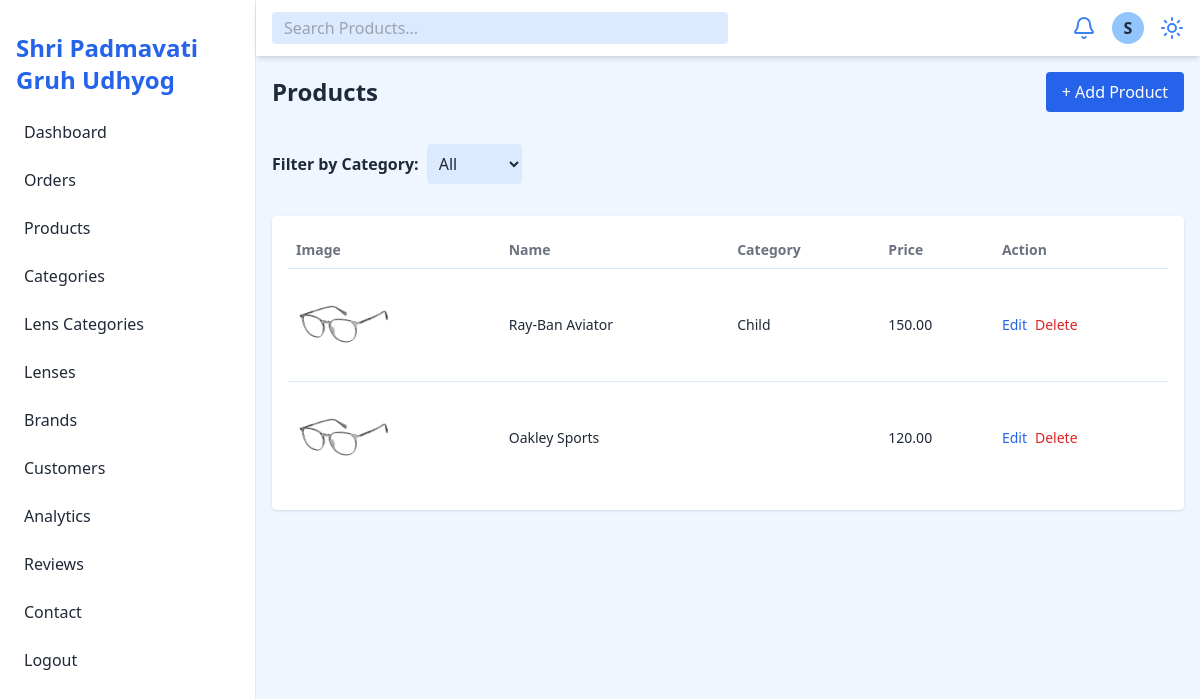
Page /admin/product.php (signed in) on the committed database.
### tables this page shows
CREATE TABLE `frames` (
  `frame_id` int(11) NOT NULL,
  `brand_id` int(11) DEFAULT NULL,
  `gender` enum('men','women','child') NOT NULL,
  `description` text DEFAULT NULL,
  `name` varchar(255) NOT NULL,
  `material` varchar(255) NOT NULL,
  `shape` varchar(100) NOT NULL,
  `price` decimal(10,2) NOT NULL,
  `tag` varchar(100) DEFAULT NULL
);

### admin/product.php (the view, shortened to what this page needs)
<!DOCTYPE html>
<html lang="en">
<head>
  <?php include 'include/header.php'; ?>
</head>
<body class="bg-blue-50 text-gray-800 dark:bg-gray-900 dark:text-gray-100">
  <div class="flex h-screen overflow-hidden">
    <?php include 'include/navbar.php'; ?>
    <div class="flex-1 flex flex-col">
      <header class="flex justify-between items-center bg-white dark:bg-gray-800 px-4 py-3 shadow-md">
        <input type="text" id="searchInput" placeholder="Search Products..." class="px-3 py-1 rounded bg-blue-100 dark:bg-gray-700 w-1/2">
        <div class="flex items-center space-x-4">
          <button class="text-blue-500 dark:text-blue-300"><i data-lucide="bell"></i></button>
          <div class="w-8 h-8 bg-blue-300 dark:bg-gray-600 rounded-full flex items-center justify-center font-bold">S</div>
          <button id="theme-toggle" class="text-blue-500 dark:text-blue-300" title="Toggle Theme">
            <i data-lucide="sun"></i>
          </button>
        </div>
      </header>
      <main class="p-4 overflow-auto grid grid-cols-1 gap-4">
        <div class="flex justify-between items-center mb-4 ">
          <h2 class="text-2xl font-semibold">Products</h2>
          <button id="addProductBtn" class="bg-blue-600 text-white px-4 py-2 rounded hover:bg-blue-700">+ Add Product</button>
        </div>
        <div class="mb-4 flex items-center gap-2">
          <label for="filterCategory" class="font-semibold">Filter by Category:</label>
          <select id="filterCategory" class="p-2 rounded bg-blue-100 dark:bg-gray-700">
            <option value="">All</option>
          </select>
        </div>
        <div id="productTable" class="bg-white dark:bg-gray-800 p-4 rounded shadow overflow-x-auto">
          <div class="overflow-x-auto">
            <table class="w-full text-left text-sm">
              <thead>
                <tr class="text-gray-500 dark:text-gray-300">
                  <th class="p-2">Image</th>
                  <th class="p-2">Name</th>
                  <th class="p-2">Category</th>
                  <th class="p-2">Price</th>
                  <th class="p-2">Action</th>
                </tr>
              </thead>
              <tbody>
                <?php
                $sql = "SELECT f.frame_id, f.name, f.description, f.price, f.material, f.shape, f.gender, f.tag, f.brand_id, fc.name AS category, fi.image_url
                        FROM frames f
                        LEFT JOIN frame_category_map fcm ON f.frame_id = fcm.frame_id
                        LEFT JOIN frame_category fc ON fcm.category_id = fc.category_id
                        LEFT JOIN frame_images fi ON f.frame_id = fi.frame_id
                        GROUP BY f.frame_id";
                $result = $conn->query($sql);
                while ($product = $result->fetch_assoc()) {
                  echo '<tr class="border-t border-blue-100 dark:border-gray-700 product-row" data-id="' . $product['frame_id'] . '">';
                  echo '<td class="p-2"><img src="' . ($product['image_url'] ? $product['image_url'] : '../img/sample-snack.jpg') . '" class="w-24 h-auto rounded" alt="Product"></td>';
                  echo '<td class="p-2 product-name">' . htmlspecialchars($product['name']) . '</td>';
                  echo '<td class="p-2 product-category">' . htmlspecialchars($product['category']) . '</td>';
                  echo '<td class="p-2 product-price">' . $product['price'] . '</td>';
                  echo '<td class="p-2 space-x-2">';
                  echo '<button class="text-blue-600 hover:underline">Edit</button>';
                  echo '<button class="text-red-600 hover:underline">Delete</button>';
                  echo '</td>';
                  echo '</tr>';
                }
                ?>
              </tbody>
            </table>
          </div>
        </div>
      </main>
    </div>
  </div>
</body>
</html>

### rows in the picture
frames: name "Ray-Ban Aviator", category "Child", price "150.00"
frames: name "Oakley Sports", price "120.00"
